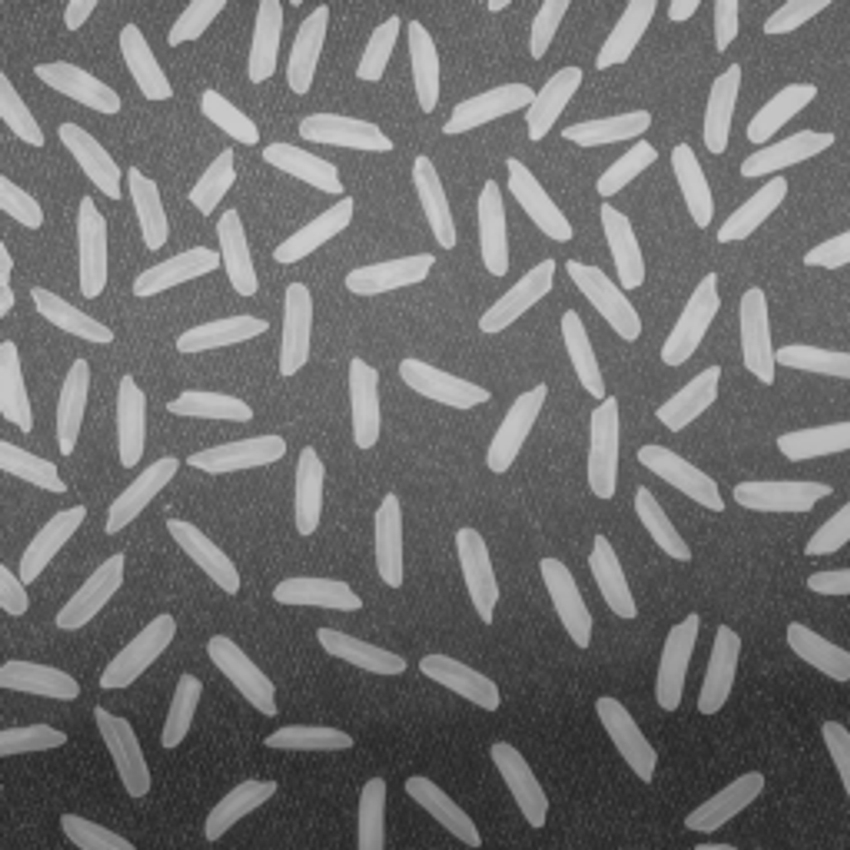
#> input picture images/gray/rice.jpg, 850 x 850 px
$ python watershed_1.py
#> lines starting #> are read from the running program, lines starting #| are printed output that depends on the picture
### pai_basic/pai_io.py
'''
Created on Aug 1, 2019

@author: jsaavedr
io functions
'''
import skimage.io as skio
import numpy as np
import utils

def imread(filename, as_gray = False):
#> called with filename = '../images/gray/rice.jpg', as_gray = True
    image = skio.imread(filename, as_gray = as_gray)
#> image is the input picture: shape (850, 850); min 36, max 207, mean 111.3
    if image.dtype == np.float64 :
        image = utils.to_uint8(image)
    return image

### segmentation/watershed_1.py
import sys
sys.path.append('/home/jsaavedr/Research/git/cursos/CC5508')
import pai_basic.pai_io as pai_io
import matplotlib.pyplot as plt
import skimage.segmentation as seg
import skimage.morphology as morph
import skimage.filters as filters

if __name__ == '__main__' :
    filename = '../images/gray/rice.jpg'
    #filename = '../images/gray/four_coins.png'
    image = pai_io.imread(filename, as_gray = True)
    image = 255 - image
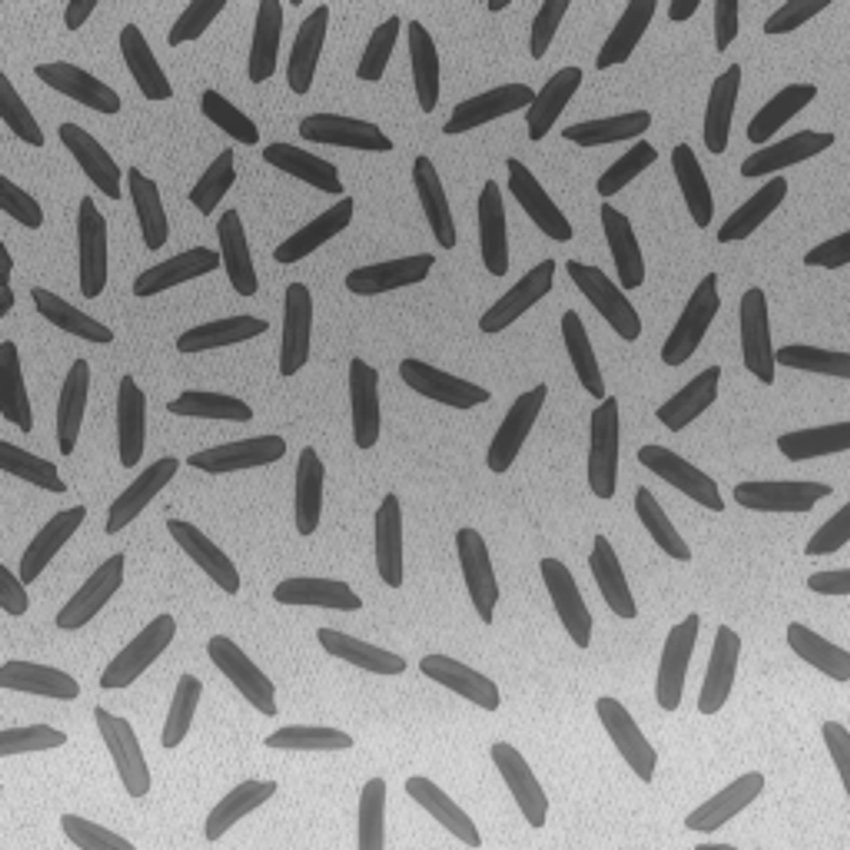
#> image: shape (850, 850); min 48, max 219, mean 143.7
    image_g = filters.median(image, morph.disk(2))
    #image_g = morph.closing(image_g, morph.disk(13))
    watershed = seg.watershed(image_g, watershed_line=True)
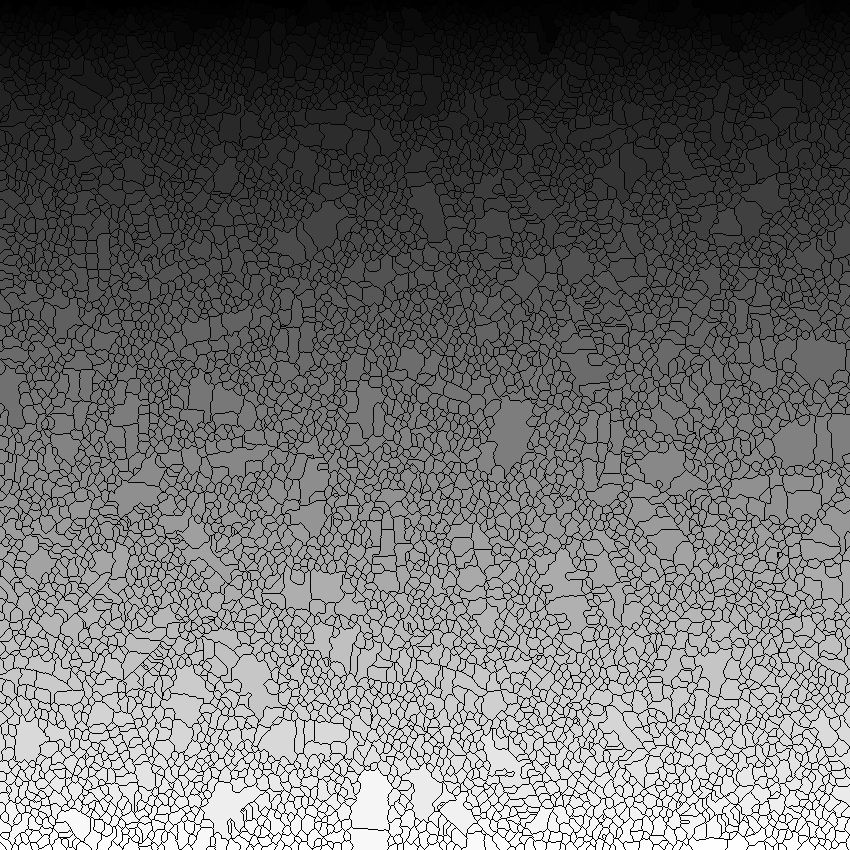
#> watershed: shape (850, 850) int32; min 0, max 6432, mean 2710.9; drawn with min black and max white
    image_g[watershed == 0] = 0
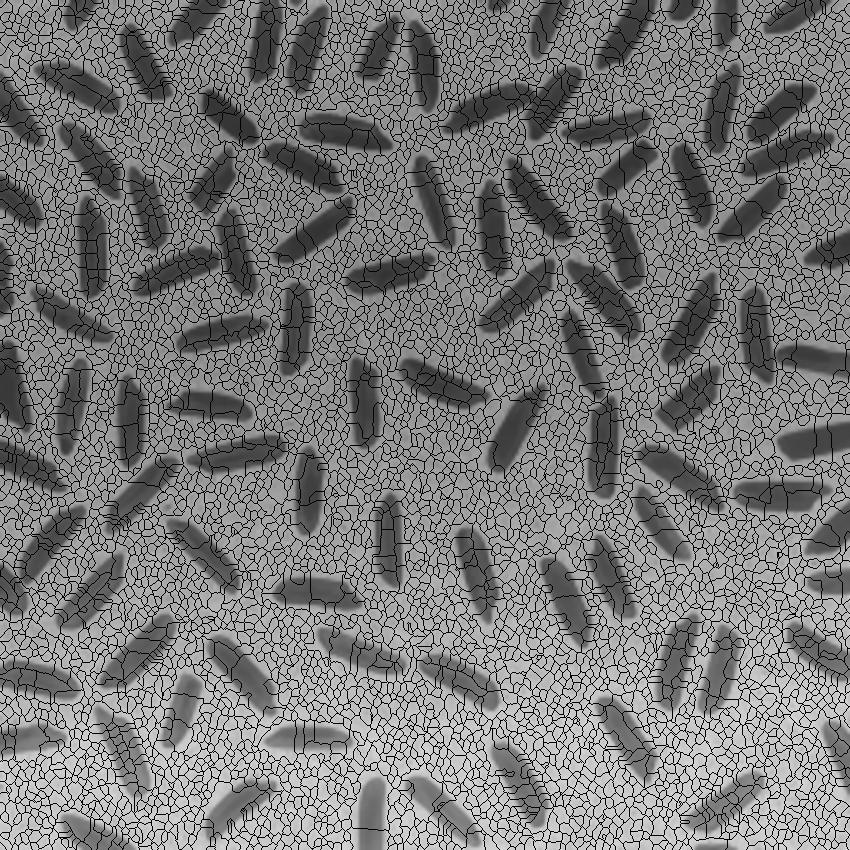
#> image_g: shape (850, 850); min 0, max 216, mean 120.4
    plt.imshow(image_g, cmap = 'gray')
    plt.axis('off')
    plt.show()

$ run again, with images/gray/elephant.jpg copied over images/gray/rice.jpg
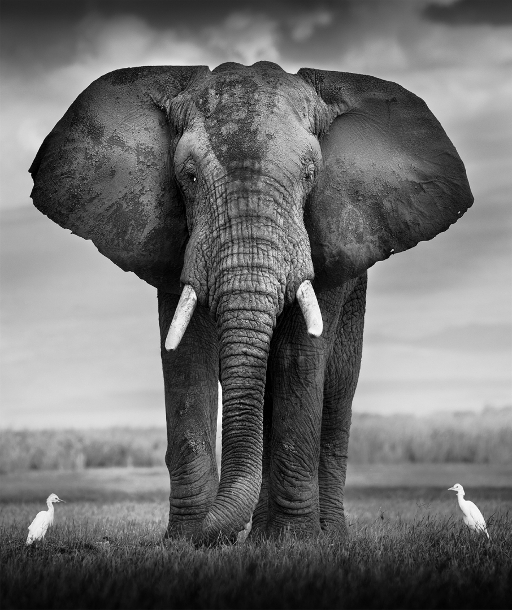
#> input picture images/gray/elephant.jpg, 512 x 610 px
#> in imread, image is the input picture: shape (610, 512); min 0, max 255, mean 109.9
#> `watershed = seg.watershed(image_g, watershed_line=True)`:
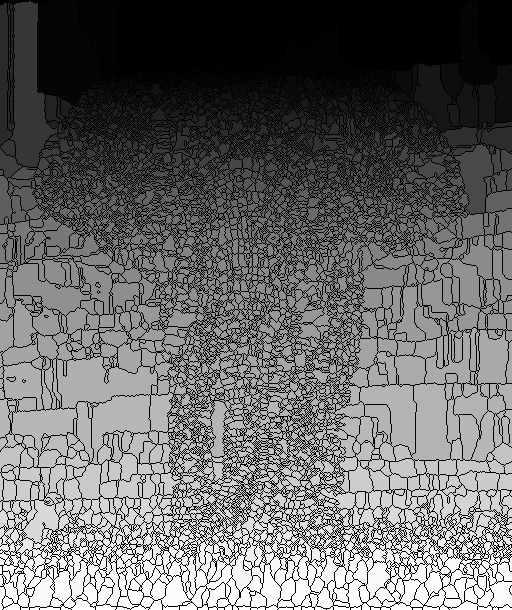
#> watershed: shape (610, 512) int32; min 0, max 9222, mean 3776.6; drawn with min black and max white
#> `image_g[watershed == 0] = 0`:
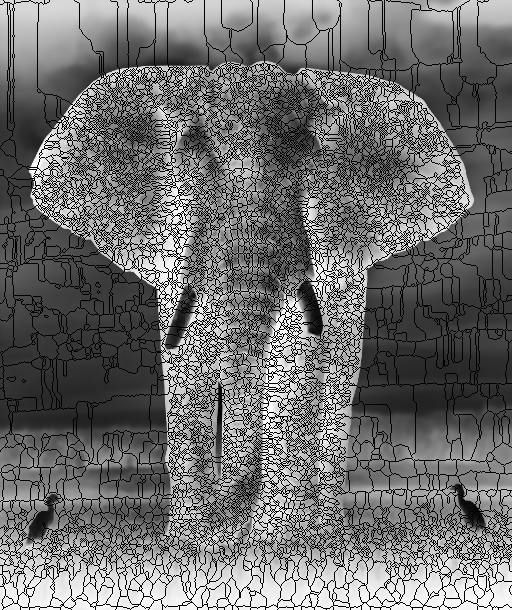
#> image_g: shape (610, 512); min 0, max 255, mean 110.4

$ run again, with images/gray/im_1.jpg copied over images/gray/rice.jpg
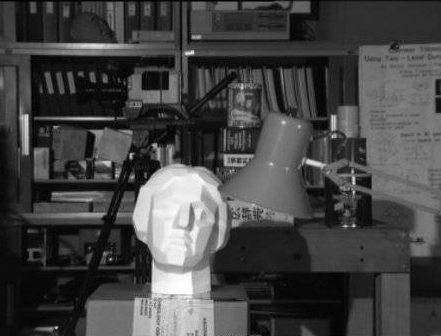
#> input picture images/gray/im_1.jpg, 441 x 336 px
#> in imread, image is the input picture: shape (336, 441); min 0, max 255, mean 68.7
#> `watershed = seg.watershed(image_g, watershed_line=True)`:
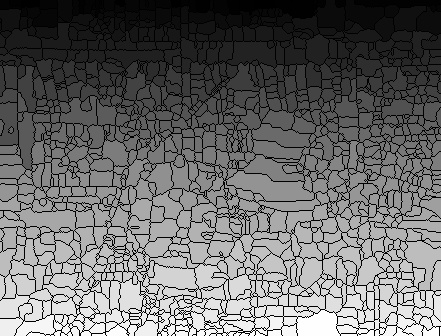
#> watershed: shape (336, 441) int32; min 0, max 1392, mean 584.3; drawn with min black and max white
#> `image_g[watershed == 0] = 0`:
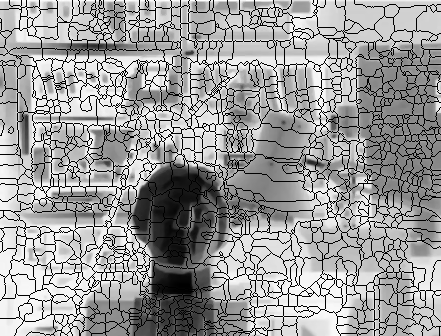
#> image_g: shape (336, 441); min 0, max 255, mean 156.1
